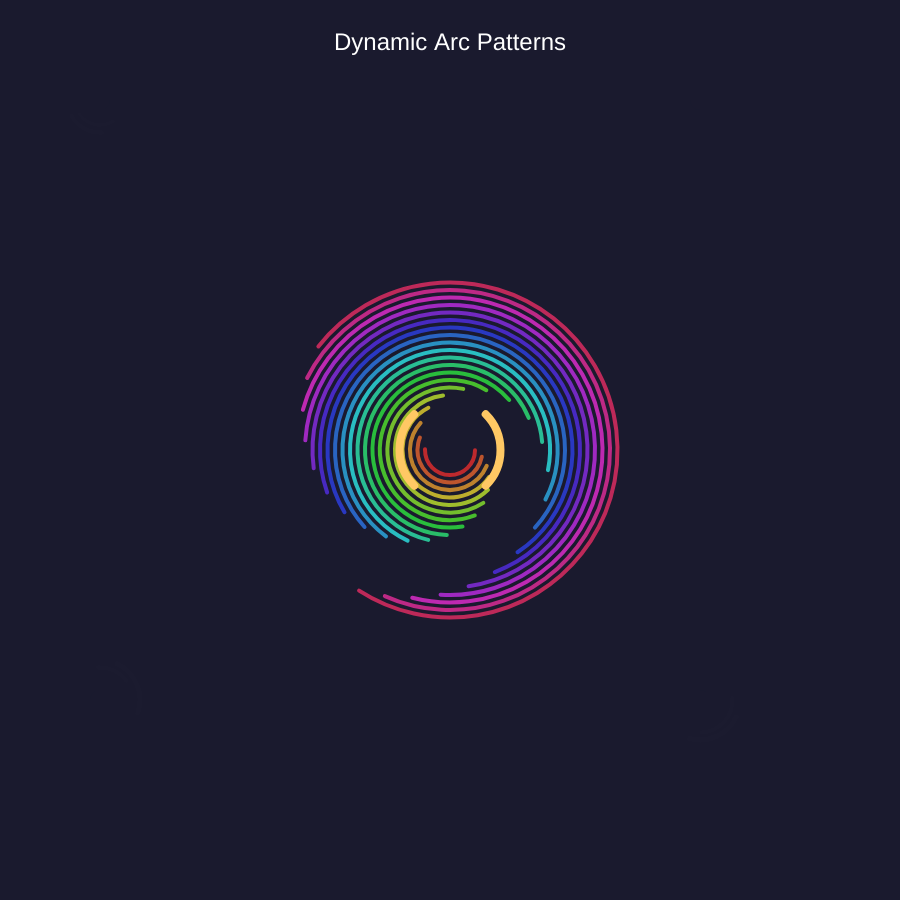
Frame 1 (no input)
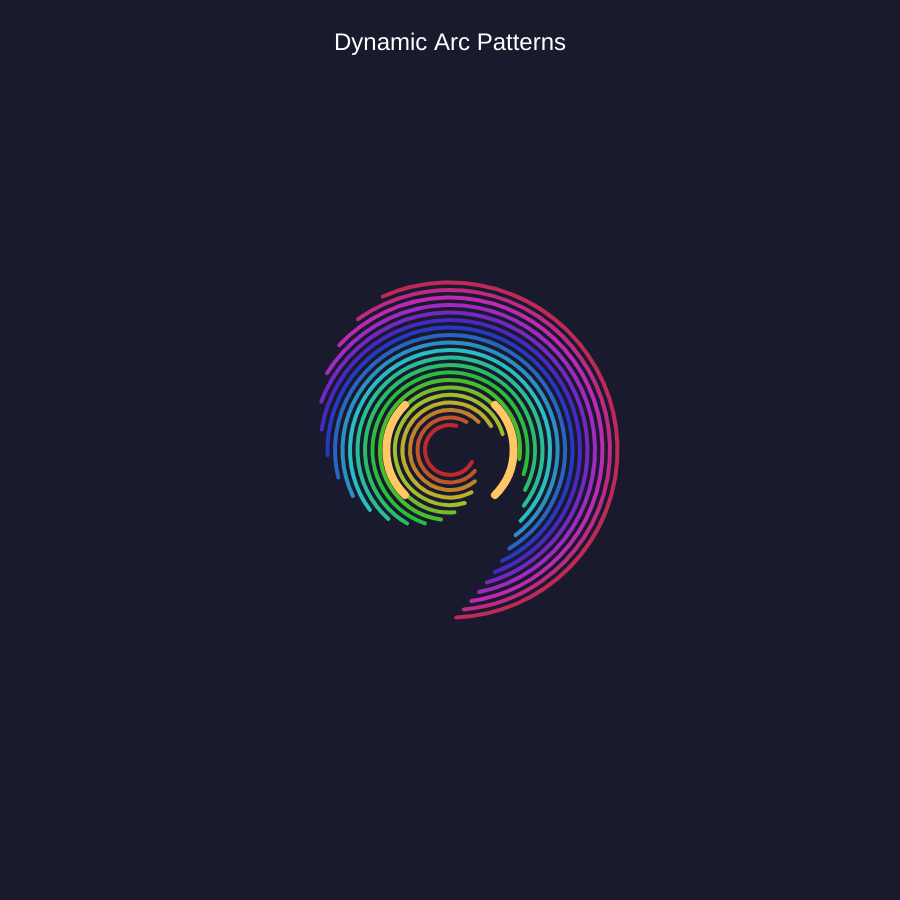
Frame 60 (no input)
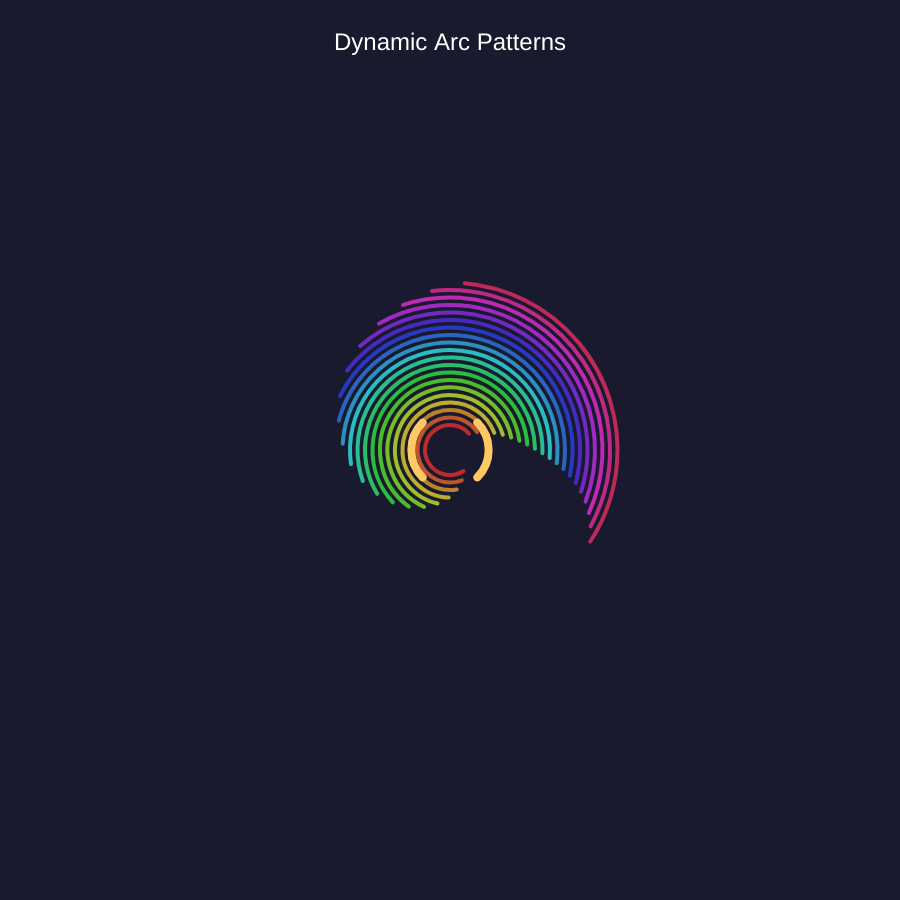
Frame 120 (the mouse pressed at the canvas centre since frame 60)

The p5.js sketch that drew these frames (run headless with seeded random() and noise() and a simulated clock; from frame 60 on, the mouse is pressed at the canvas centre):

// p5.js sketch
// ── sketch.js
function setup() {
  const s = min(windowWidth, windowHeight) * 0.9;
  createCanvas(s, s);
  background(26, 26, 46);
  strokeWeight(4);
}

function windowResized() {
  const s = min(windowWidth, windowHeight) * 0.9;
  resizeCanvas(s, s);
  redraw();
}

function draw() {
  background(26, 26, 46);

  let time = millis() * 0.001;

  // Central spiral of arcs
  push();
  translate(width / 2, height / 2);

  for (let i = 0; i < 20; i++) {
    let radius = 50 + i * 15;
    let rotation = time * 0.5 + i * 0.2;

    push();
    rotate(rotation);

    // Color based on radius
    let hue = map(i, 0, 20, 0, 360);
    colorMode(HSB);
    stroke(hue, 80, 90, 0.8);

    noFill();
    arc(0, 0, radius, radius, 0, PI + (sin(time + i * 0.1) * PI) / 2);

    colorMode(RGB);
    pop();
  }
  pop();

  // Corner arc patterns
  drawCornerArcs(100, 100, time);
  drawCornerArcs(700, 100, time + PI / 2);
  drawCornerArcs(100, 700, time + PI);
  drawCornerArcs(700, 700, time + (3 * PI) / 2);

  // Pulsing central arc
  push();
  translate(width / 2, height / 2);
  stroke(255, 200, 100);
  strokeWeight(8);
  noFill();
  let pulseSize = 100 + sin(time * 2) * 30;
  arc(0, 0, pulseSize, pulseSize, -PI / 4, PI / 4);
  arc(0, 0, pulseSize, pulseSize, (3 * PI) / 4, (5 * PI) / 4);
  pop();

  // Title
  fill(255);
  textAlign(CENTER);
  textSize(24);
  text("Dynamic Arc Patterns", width / 2, 50);
}

function drawCornerArcs(x, y, timeOffset) {
  push();
  translate(x, y);

  for (let i = 0; i < 5; i++) {
    let size = 20 + i * 15;
    let startAngle = timeOffset + i * 0.5;
    let endAngle = startAngle + PI / 3 + (sin(timeOffset + i) * PI) / 6;

    stroke(100 + i * 30, 150, 255 - i * 30, 0.7);
    strokeWeight(2 + i);
    noFill();

    arc(0, 0, size, size, startAngle, endAngle);
  }
  pop();
}

// ── style.css
html, body {
  margin: 0;
  padding: 0;
  display: grid;
  place-content: center center;
  height: 100vh;
  background: #1a1a2e;
}

canvas {
  display: block;
  border: 3px solid #16213e;
  border-radius: 1em;
}
